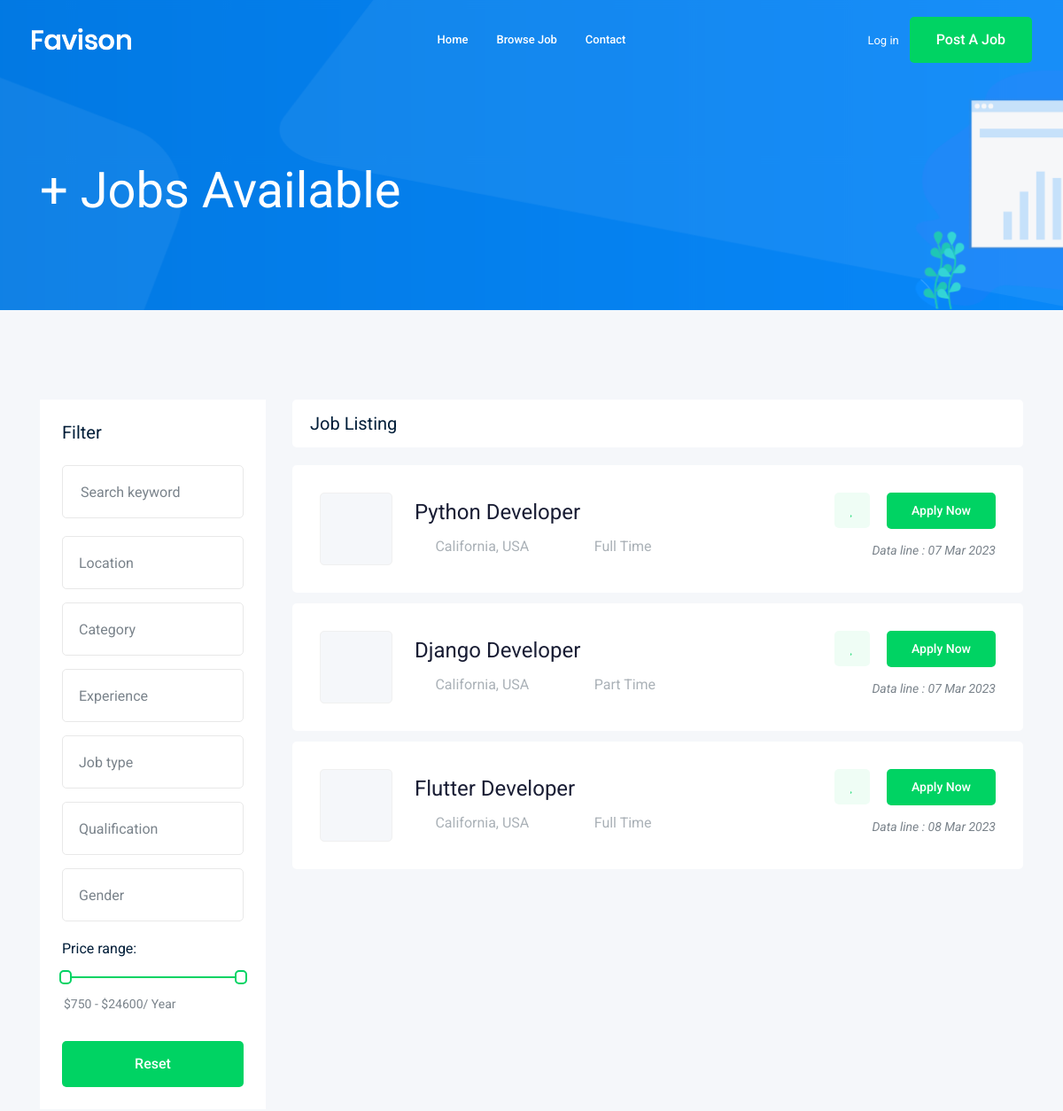
The app's page /jobs/ (upper part), older data.
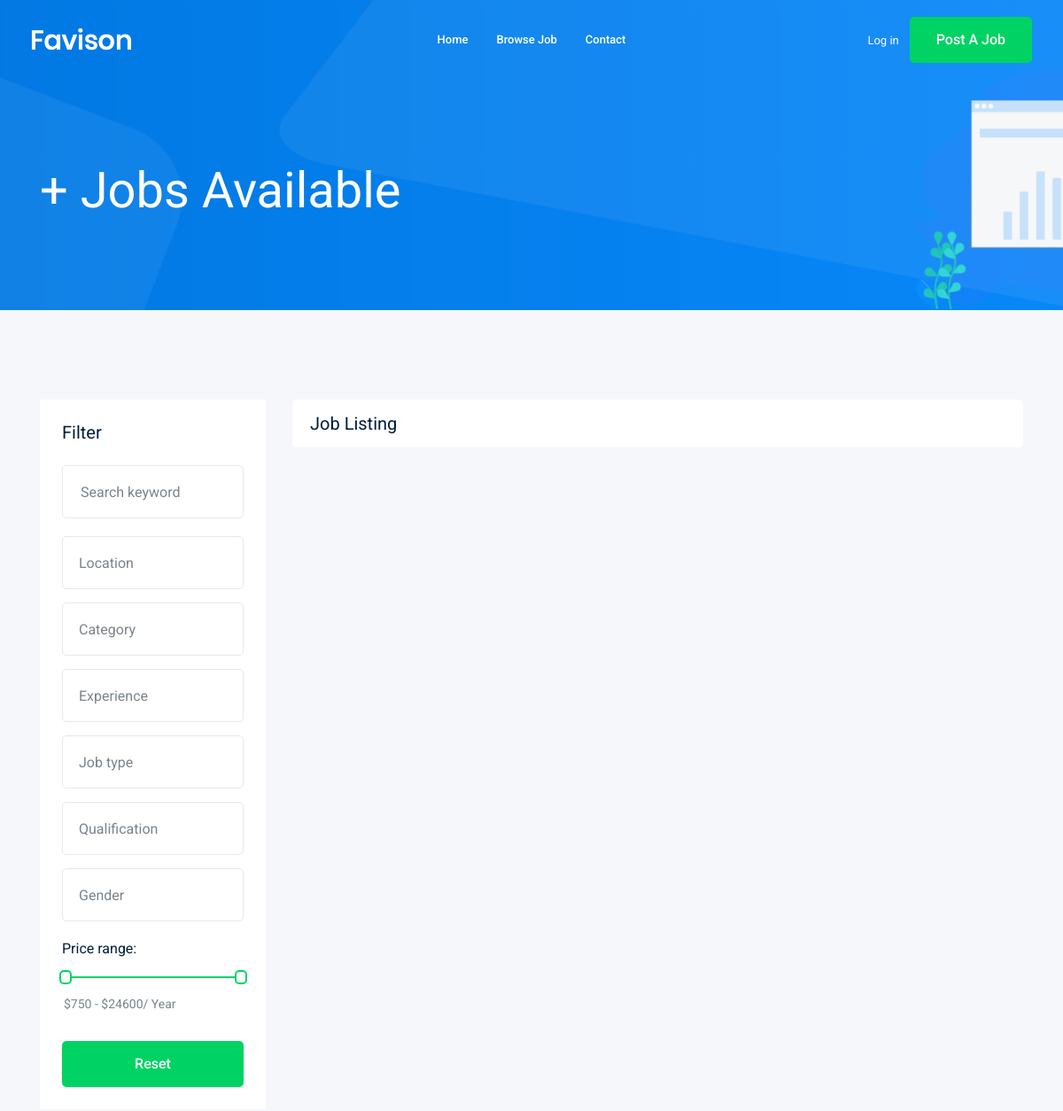
The same page, newer data.
### job/models.py (models this page shows, shortened)
class Job (models.Model): # table
    owner = models.ForeignKey(User, related_name='job_owner', on_delete=models.CASCADE)
    title = models.CharField(max_length=100) # colum
    job_type = models.CharField(max_length=15,choices=JOB_TYPE)
    description = models.TextField(max_length=1000)
    published_at=models.DateTimeField(auto_now=True)
    Vacancy = models.IntegerField(default=1)
    salary= models.IntegerField(default=0)
    experience=models.IntegerField(default=1)
    category=models.ForeignKey('Category',on_delete=models.CASCADE)
    image =models.ImageField(upload_to=image_upload)
    slug = models.SlugField(blank=True , null = True)

### job/views.py (the view)
# urls.py: path('',views.job_list , name= 'job_list'),
def job_list(request):
    job_list = Job.objects.all()
    paginator = Paginator(job_list, 3) # Show 25 contacts per page.
    page_number = request.GET.get('page')
    page_obj = paginator.get_page(page_number)
    context={'jobs':page_obj} # Template Name
    return render(request,'job/job_list.html',context)

### job/templates/job/job_list.html (shortened to what the changed rows need)
{% extends 'base.html' %}
{% block body %}
    <div class="job_listing_area plus_padding">
        <div class="container">
            <div class="row">
                <div class="col-lg-9">
                    <div class="job_lists m-0">
                        <div class="row">
                            {%for job in jobs%}
                            <div class="col-lg-12 col-md-12">
                                <div class="single_jobs white-bg d-flex justify-content-between">
                                    <div class="jobs_left d-flex align-items-center">
                                        <div class="thumb">
                                        </div>
                                        <div class="jobs_conetent">
                                            <a href="{% url 'jobs:job_detail' job.slug %}"><h4>{{job.title}}</h4></a>
                                            <div class="links_locat d-flex align-items-center">
                                                <div class="location">
                                                    <p> <i class="fa fa-map-marker"></i> California, USA</p>
                                                </div>
                                                <div class="location">
                                                    <p> <i class="fa fa-clock-o"></i> {{job.job_type}}</p>
                                                </div>
                                            </div>
                                        </div>
                                    </div>
                                    <div class="jobs_right">
                                        <div class="apply_now">
                                            <a class="heart_mark" href="#"> <i class="fa fa-heart"></i> </a>
                                            <a href="{% url 'jobs:job_detail' job.slug %}" class="boxed-btn3">Apply Now</a>
                                        </div>
                                        <div class="date">
                                            <p> Data line : {{job.published_at|date:'d M o'}}</p>
                                        </div>
                                    </div>
                                </div>
                            </div>
                            {% endfor %}
                        </div>
                    </div>
                </div>
            </div>
        </div>
    </div>
{% endblock body %}

Row changes from the older to the newer data that the page shows:
removed Job: title "Python Developer", job_type "Full Time", published_at "07 Mar 2023"
removed Job: title "Django Developer", job_type "Part Time", published_at "07 Mar 2023"
removed Job: title "Flutter Developer", job_type "Full Time", published_at "08 Mar 2023"
